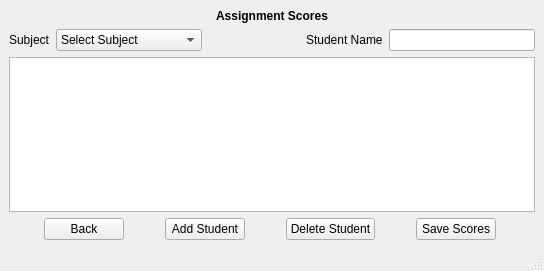
<?xml version="1.0" encoding="UTF-8"?>
<ui version="4.0">
 <class>assignmentscores</class>
 <!-- 1. CHANGED to QMainWindow -->
 <widget class="QMainWindow" name="assignmentscores">
  <property name="geometry">
   <rect>
    <x>0</x>
    <y>0</y>
    <width>544</width>
    <height>271</height>
   </rect>
  </property>
  <property name="sizePolicy">
   <sizepolicy hsizetype="Preferred" vsizetype="Preferred">
    <horstretch>0</horstretch>
    <verstretch>0</verstretch>
   </sizepolicy>
  </property>
  <property name="minimumSize">
   <size>
    <width>2</width>
    <height>2</height>
   </size>
  </property>
  <property name="windowTitle">
   <string>Assignment Scores</string> <!-- Changed title from Dialog -->
  </property>
  <!-- 2. ADDED centralwidget wrapper -->
  <widget class="QWidget" name="centralwidget">
   <!-- 3. Your ORIGINAL layout is now INSIDE centralwidget. UNTOUCHED. -->
   <layout class="QVBoxLayout" name="verticalLayout">
    <item>
     <widget class="QLabel" name="label">
      <property name="font">
       <font>
        <family>Arial</family>
        <bold>true</bold>
       </font>
      </property>
      <property name="text">
       <string>Assignment Scores</string>
      </property>
      <property name="alignment">
       <set>Qt::AlignmentFlag::AlignCenter</set>
      </property>
     </widget>
    </item>
    <item>
     <layout class="QHBoxLayout" name="horizontalLayout_2">
      <item>
       <widget class="QLabel" name="subject">
        <property name="text">
         <string>Subject</string>
        </property>
       </widget>
      </item>
      <item>
       <widget class="QComboBox" name="subjectOptionDropDown">
        <property name="sizePolicy">
         <sizepolicy hsizetype="Expanding" vsizetype="Fixed">
          <horstretch>0</horstretch>
          <verstretch>0</verstretch>
         </sizepolicy>
        </property>
        <item>
         <property name="text">
          <string>Select Subject</string>
         </property>
        </item>
        <item>
         <property name="text">
          <string>ENGG 112</string>
         </property>
        </item>
        <item>
         <property name="text">
          <string>EEEG 211</string>
         </property>
        </item>
       </widget>
      </item>
      <item>
       <spacer name="horizontalSpacer">
        <property name="orientation">
         <enum>Qt::Orientation::Horizontal</enum>
        </property>
        <property name="sizeType">
         <enum>QSizePolicy::Policy::Fixed</enum>
        </property>
        <property name="sizeHint" stdset="0">
         <size>
          <width>98</width>
          <height>19</height>
         </size>
        </property>
       </spacer>
      </item>
      <item>
       <widget class="QLabel" name="studentName">
        <property name="text">
         <string>Student Name</string>
        </property>
       </widget>
      </item>
      <item>
       <widget class="QLineEdit" name="studentNameSearch"/>
      </item>
     </layout>
    </item>
    <item>
     <widget class="QTableView" name="assignmentTableView">
      <property name="enabled">
       <bool>true</bool>
      </property>
      <property name="sizePolicy">
       <sizepolicy hsizetype="Expanding" vsizetype="Expanding">
        <horstretch>0</horstretch>
        <verstretch>0</verstretch>
       </sizepolicy>
      </property>
      <property name="minimumSize">
       <size>
        <width>0</width>
        <height>0</height>
       </size>
      </property>
      <property name="baseSize">
       <size>
        <width>0</width>
        <height>0</height>
       </size>
      </property>
     </widget>
    </item>
    <item>
     <layout class="QHBoxLayout" name="horizontalLayout">
      <item>
       <widget class="QPushButton" name="backButton">
        <property name="sizePolicy">
         <sizepolicy hsizetype="Maximum" vsizetype="Fixed">
          <horstretch>0</horstretch>
          <verstretch>0</verstretch>
         </sizepolicy>
        </property>
        <property name="text">
         <string>Back</string>
        </property>
       </widget>
      </item>
      <item>
       <widget class="QPushButton" name="addStudentButton">
        <property name="sizePolicy">
         <sizepolicy hsizetype="Maximum" vsizetype="Fixed">
          <horstretch>0</horstretch>
          <verstretch>0</verstretch>
         </sizepolicy>
        </property>
        <property name="text">
         <string>Add Student</string>
        </property>
       </widget>
      </item>
      <item>
       <widget class="QPushButton" name="DeleteStudentButton">
        <property name="sizePolicy">
         <sizepolicy hsizetype="Maximum" vsizetype="Fixed">
          <horstretch>0</horstretch>
          <verstretch>0</verstretch>
         </sizepolicy>
        </property>
        <property name="text">
         <string>Delete Student</string>
        </property>
       </widget>
      </item>
      <item>
       <widget class="QPushButton" name="saveButton">
        <property name="sizePolicy">
         <sizepolicy hsizetype="Maximum" vsizetype="Fixed">
          <horstretch>0</horstretch>
          <verstretch>0</verstretch>
         </sizepolicy>
        </property>
        <property name="layoutDirection">
         <enum>Qt::LayoutDirection::RightToLeft</enum>
        </property>
        <property name="text">
         <string>Save Scores</string>
        </property>
       </widget>
      </item>
     </layout>
    </item>
   </layout>
  </widget>
  <!-- 4. ADDED menubar and statusbar -->
  <widget class="QMenuBar" name="menubar">
   <property name="geometry">
    <rect>
     <x>0</x>
     <y>0</y>
     <width>544</width>
     <height>21</height>
    </rect>
   </property>
  </widget>
  <widget class="QStatusBar" name="statusbar"/>
 </widget>
 <resources/>
 <connections/>
</ui>
